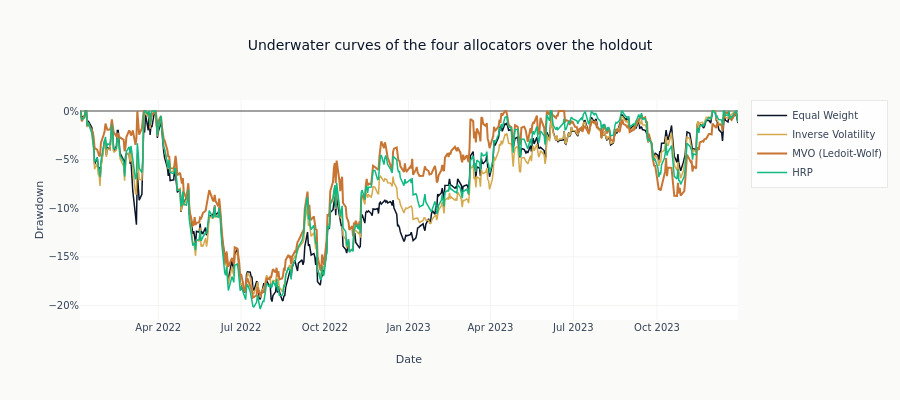

Notebook code for this chart:
### Markdown cell above
## 9. Drawdown Analysis

### Code cell
fig = go.Figure()

for name, result in results.items():
    dd = portfolio_analyses[name].compute_drawdown_analysis()
    fig.add_trace(
        go.Scatter(
            x=result["dates"],
            y=dd.underwater_curve.to_numpy(),
            mode="lines",
            name=name,
            line=dict(color=colors[name], width=2 if name == selected_method else 1.5),
        )
    )

fig.update_layout(
    title="Underwater curves of the four allocators over the holdout",
    xaxis_title="Date",
    yaxis_title="Drawdown",
    height=400,
    yaxis_tickformat=".0%",
)
show_plotly_with_alt(
    fig,
    "Four underwater curves over the holdout, one per allocation method, each at or below zero "
    "and each with its deepest trough in the first half of the window.",
)

### Figure 1 — Plotly figure (JSON) as saved in the notebook; plotly's stock layout.template omitted (floating-point values rounded to 4 significant figures; data arrays with more than 128 entries replaced by an {"elided": "..."} marker saying what was removed)
{"data": [{"line": {"color": "#0a1628", "width": 1.5}, "mode": "lines", "name": "Equal Weight", "type": "scatter", "x": {"elided": "499 str values"}, "y": {"elided": "499 float values"}}, {"line": {"color": "#D4A84B", "width": 1.5}, "mode": "lines", "name": "Inverse Volatility", "type": "scatter", "x": {"elided": "499 str values"}, "y": {"elided": "499 float values"}}, {"line": {"color": "#C87533", "width": 2}, "mode": "lines", "name": "MVO (Ledoit-Wolf)", "type": "scatter", "x": {"elided": "499 str values"}, "y": {"elided": "499 float values"}}, {"line": {"color": "#10b981", "width": 1.5}, "mode": "lines", "name": "HRP", "type": "scatter", "x": {"elided": "499 str values"}, "y": {"elided": "499 float values"}}], "layout": {"height": 400, "title": {"text": "Underwater curves of the four allocators over the holdout"}, "xaxis": {"title": {"text": "Date"}}, "yaxis": {"tickformat": ".0%", "title": {"text": "Drawdown"}}}}
